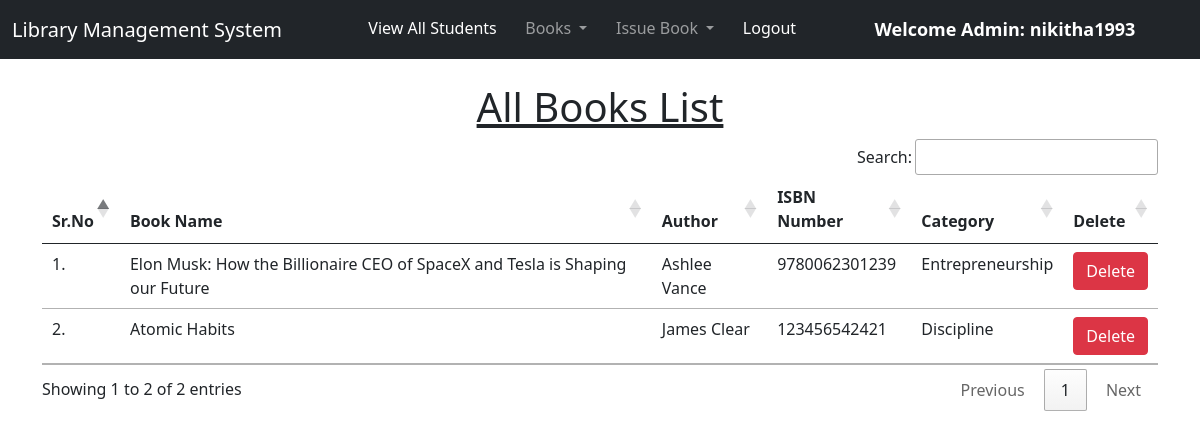
Page /view_books/ (signed in) on the committed database.
### library/models.py (models this page shows, shortened)
class Book(models.Model):
    name = models.CharField(max_length=200)
    author = models.CharField(max_length=200)
    isbn = models.PositiveIntegerField()
    category = models.CharField(max_length=50)

### library/views.py (the view)
# urls.py: path("view_books/", views.view_books, name="view_books"),
@login_required(login_url = '/admin_login')
def view_books(request):
    books = Book.objects.all()
    return render(request, "view_books.html", {'books':books})

### library/templates/view_books.html (shortened to what this page needs)
{% extends 'admin_navbar.html' %}
{% load static %}
{% block body %}
<div class="container mt-4">
    <h1 class="text-center"><u>All Books List</u></h1>
    <table class="table table-responsive-hover" id="example">
        <thead>
            <tr>
                <th>Sr.No</th>
                <th>Book Name</th>
                <th>Author</th>
                <th>ISBN Number</th>
                <th>Category</th>
                <th>Delete</th>
            </tr>
        </thead>
        <tbody>
            {% for book in books %}
            <tr>
                <td>{{forloop.counter}}.</td>
                <td>{{book.name}}</td>
                <td>{{book.author}}</td>
                <td>{{book.isbn}}</td>
                <td>{{book.category}}</td>
                <td><a href="/delete_book/{{book.id}}/" class="btn btn-danger" onclick="return confirm('Are you sure you want to delete this book?')">Delete</a></td>
            </tr>
            {% endfor %}
        </tbody>
    </table>
    </div>
{% endblock %}

### library/templates/admin_navbar.html (shortened to what this page needs)
<!doctype html>
<html lang="en">
  <head>
    <link href="https://cdn.jsdelivr.net/npm/bootstrap@5.1.0/dist/css/bootstrap.min.css" rel="stylesheet">
    <link rel="stylesheet" href="https://cdn.datatables.net/1.10.25/css/jquery.dataTables.min.css">
    <link rel="stylesheet" href="https://cdn.datatables.net/buttons/1.7.1/css/buttons.dataTables.min.css">
  </head>
  <body>
    <nav class="navbar navbar-expand-lg navbar-dark bg-dark">
        <div class="container-fluid">
          <a class="navbar-brand" href="#">Library Management System</a>
          <div class="collapse navbar-collapse" id="navbarSupportedContent">
            <ul class="navbar-nav me-auto mb-2 mb-lg-0">
              <li class="nav-item">
                <a class="nav-link active" aria-current="page" href="/view_students/">View All Students</a>
              </li>
              <li class="nav-item dropdown">
                <a class="nav-link dropdown-toggle" href="#" id="navbarDropdown" role="button" data-bs-toggle="dropdown" aria-expanded="false">
                  Books
                </a>
              </li>
              <li class="nav-item dropdown">
                <a class="nav-link dropdown-toggle" href="#" id="navbarDropdown" role="button" data-bs-toggle="dropdown" aria-expanded="false">
                  Issue Book
                </a>
              </li>
              <li class="nav-item">
                <a class="nav-link active" aria-current="page" href="/logout/">Logout</a>
              </li>
              <li class="nav-item">
                <a style="font-weight:600; font-family:'Segoe UI', Tahoma, Geneva, Verdana, sans-serif; font-size: large;" class="nav-link active" href="#">Welcome Admin: {{request.user}}</a>
              </li>
            </ul>
          </div>
        </div>
      </nav>
      {% block body %}
      {% endblock %}
  </body>
</html>

### rows in the picture
Book: name "Elon Musk: How the Billionaire CEO of SpaceX and Tesla is Shaping our Future", author "Ashlee Vance", isbn "9780062301239", category "Entrepreneurship"
Book: name "Atomic Habits", author "James Clear", isbn "123456542421", category "Discipline"

### other values in the picture
{{ request.user }} "nikitha1993"
